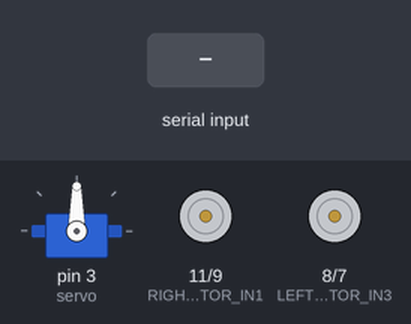
Bench run of a sketch on a simulated Arduino Uno, built with avr-gcc and run on an emulated ATmega328P. On the bench: servo, motor-driver pin pairs drawn as motors (green arrow = first pin HIGH = forward, orange = second pin HIGH = backward, longer = more drive, scaled by the enable pin). The test bench sets the inputs (shaded band).

Above: at 1.2 s.
1.3 s: "F" received over the second serial link
At 2.0 s:
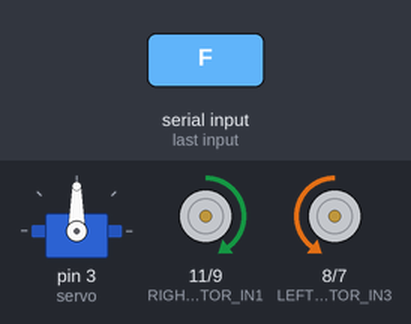
2.8 s: "B" received over the second serial link
At 3.2 s:
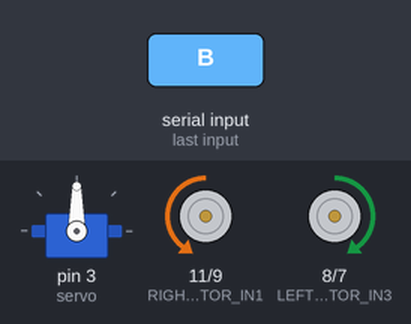
4.3 s: "L" received over the second serial link
At 5.5 s:
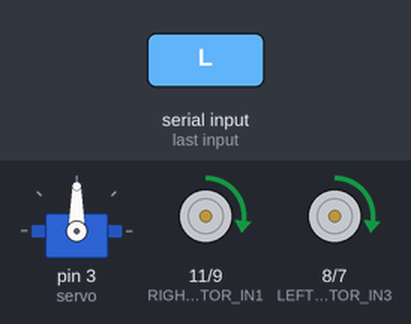
5.8 s: "R" received over the second serial link
At 6.7 s:
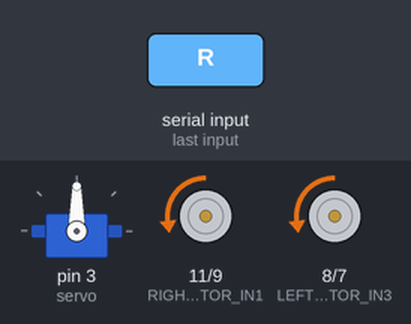
Timing chart, 0 to 8.3 s (numbered marks = the images above; inputs shaded):
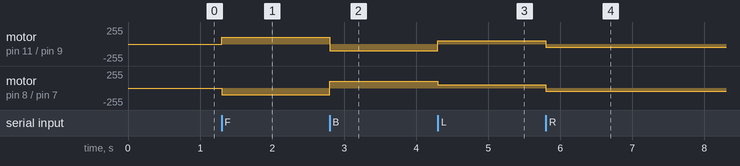

The sketch:

Bluetooth.ino
```cpp
#include <SoftwareSerial.h>
#include <Servo.h>

const int ULTRASONIC_TRIGGER_PIN = 19;
const int ULTRASONIC_ECHO_PIN = 18;

const int RIGHT_MOTOR_IN1 = 11;
const int RIGHT_MOTOR_IN2 = 9;
const int RIGHT_MOTOR_ENA = 6;

const int LEFT_MOTOR_IN3 = 8;
const int LEFT_MOTOR_IN4 = 7;
const int LEFT_MOTOR_ENB = 5;

const int LINE_FOLLOWING_SENSOR_LEFT = 2;
const int LINE_FOLLOWING_SENSOR_MIDDLE = 4;
const int LINE_FOLLOWING_SENSOR_RIGHT = 10;

Servo servo;

SoftwareSerial bluetooth(0, 1);  // RX, TX

enum CarState {
  FORWARD,
  TURN_RIGHT,
  TURN_LEFT,
  BACKWARD,
  STOP
};

void setup() {
  pinMode(ULTRASONIC_TRIGGER_PIN, OUTPUT);
  pinMode(ULTRASONIC_ECHO_PIN, INPUT);
  pinMode(RIGHT_MOTOR_IN1, OUTPUT);
  pinMode(RIGHT_MOTOR_IN2, OUTPUT);
  pinMode(RIGHT_MOTOR_ENA, OUTPUT);
  pinMode(LEFT_MOTOR_IN3, OUTPUT);
  pinMode(LEFT_MOTOR_IN4, OUTPUT);
  pinMode(LEFT_MOTOR_ENB, OUTPUT);
  pinMode(LINE_FOLLOWING_SENSOR_LEFT, INPUT);
  pinMode(LINE_FOLLOWING_SENSOR_MIDDLE, INPUT);
  pinMode(LINE_FOLLOWING_SENSOR_RIGHT, INPUT);

  Serial.begin(9600);
  bluetooth.begin(9600);
  servo.attach(3);
  setServoToCenter();
}

void loop() {
  if (bluetooth.available()) {
    char command = bluetooth.read();

    switch (command) {
      case 'F':
        executeState(FORWARD);
        break;
      case 'B':
        executeState(BACKWARD);
        break;
      case 'L':
        executeState(TURN_LEFT);
        break;
      case 'R':
        executeState(TURN_RIGHT);
        break;

      default:
        executeState(STOP);
        break;
    }
    delay(500);
  }
}

void executeState(CarState state) {
  switch (state) {
    case FORWARD:
      moveForwardWithSpeed(100);
      break;
    case TURN_RIGHT:
      turnRightWithSpeed(50);
      break;
    case TURN_LEFT:
      turnLeftWithSpeed(50);
      break;
    case BACKWARD:
      moveBackwardWithSpeed(100);
      break;
    case STOP:
      stopCar();
      break;
  }
}

CarState determineState(int leftSensor, int middleSensor, int rightSensor) {
  if (middleSensor == LOW)
    return FORWARD;
  if (rightSensor == LOW && leftSensor != LOW)
    return TURN_RIGHT;
  if (leftSensor == LOW && rightSensor != LOW)
    return TURN_LEFT;

  return BACKWARD;
}

long calculateUltrasonicDistance() {
  digitalWrite(ULTRASONIC_TRIGGER_PIN, LOW);
  delayMicroseconds(2);
  digitalWrite(ULTRASONIC_TRIGGER_PIN, HIGH);
  delayMicroseconds(10);
  digitalWrite(ULTRASONIC_TRIGGER_PIN, LOW);

  long duration = pulseIn(ULTRASONIC_ECHO_PIN, HIGH, 20000);

  if (duration == 0) {
    Serial.println("No obstacle detected (timeout).");
    return 999;
  }

  return duration * 0.034 / 2;
}

long turnLeftAndMeasureDistance() {
  servo.write(0);
  delay(500);
  long distance = calculateUltrasonicDistance();
  setServoToCenter();
  return distance;
}

long turnRightAndMeasureDistance() {
  servo.write(180);
  delay(500);
  long distance = calculateUltrasonicDistance();
  setServoToCenter();
  return distance;
}

void setServoToCenter() {
  servo.write(90);
}

void moveForwardWithSpeed(int speed) {
  digitalWrite(RIGHT_MOTOR_IN1, HIGH);
  digitalWrite(RIGHT_MOTOR_IN2, LOW);
  analogWrite(RIGHT_MOTOR_ENA, speed);

  digitalWrite(LEFT_MOTOR_IN3, LOW);
  digitalWrite(LEFT_MOTOR_IN4, HIGH);
  analogWrite(LEFT_MOTOR_ENB, speed);
}

void moveBackwardWithSpeed(int speed) {
  digitalWrite(RIGHT_MOTOR_IN1, LOW);
  digitalWrite(RIGHT_MOTOR_IN2, HIGH);
  analogWrite(RIGHT_MOTOR_ENA, speed);

  digitalWrite(LEFT_MOTOR_IN3, HIGH);
  digitalWrite(LEFT_MOTOR_IN4, LOW);
  analogWrite(LEFT_MOTOR_ENB, speed);
}

void turnLeftWithSpeed(int speed) {
  digitalWrite(RIGHT_MOTOR_IN1, HIGH);
  digitalWrite(RIGHT_MOTOR_IN2, LOW);
  analogWrite(RIGHT_MOTOR_ENA, speed);

  digitalWrite(LEFT_MOTOR_IN3, HIGH);
  digitalWrite(LEFT_MOTOR_IN4, LOW);
  analogWrite(LEFT_MOTOR_ENB, speed);
}

void turnRightWithSpeed(int speed) {
  digitalWrite(RIGHT_MOTOR_IN1, LOW);
  digitalWrite(RIGHT_MOTOR_IN2, HIGH);
  analogWrite(RIGHT_MOTOR_ENA, speed);

  digitalWrite(LEFT_MOTOR_IN3, LOW);
  digitalWrite(LEFT_MOTOR_IN4, HIGH);
  analogWrite(LEFT_MOTOR_ENB, speed);
}

void stopCar() {
  digitalWrite(RIGHT_MOTOR_IN1, LOW);
  digitalWrite(RIGHT_MOTOR_IN2, LOW);
  analogWrite(RIGHT_MOTOR_ENA, 0);

  digitalWrite(LEFT_MOTOR_IN3, LOW);
  digitalWrite(LEFT_MOTOR_IN4, LOW);
  analogWrite(LEFT_MOTOR_ENB, 0);
}
```

Measured:
- after the input at 1.3 s, motor on pin 11 (RIGHT_MOTOR_IN1) / pin 9 (RIGHT_MOTOR_IN2): stopped → forward 100/255 at once; motor on pin 8 (LEFT_MOTOR_IN3) / pin 7 (LEFT_MOTOR_IN4): stopped → backward 100/255 at once
- after the input at 2.8 s, motor on pin 11 (RIGHT_MOTOR_IN1) / pin 9 (RIGHT_MOTOR_IN2): forward 100/255 → backward 100/255 at once; motor on pin 8 (LEFT_MOTOR_IN3) / pin 7 (LEFT_MOTOR_IN4): backward 100/255 → forward 100/255 at once
- after the input at 4.3 s, motor on pin 11 (RIGHT_MOTOR_IN1) / pin 9 (RIGHT_MOTOR_IN2): backward 100/255 → forward 50/255 at once; motor on pin 8 (LEFT_MOTOR_IN3) / pin 7 (LEFT_MOTOR_IN4): forward 100/255 → forward 50/255 at once
- after the input at 5.8 s, motor on pin 11 (RIGHT_MOTOR_IN1) / pin 9 (RIGHT_MOTOR_IN2), motor on pin 8 (LEFT_MOTOR_IN3) / pin 7 (LEFT_MOTOR_IN4): forward 50/255 → backward 50/255 at once
